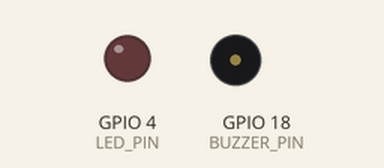
Bench run of a sketch on a simulated ESP32. Shown: output pins drawn as LEDs (lit = HIGH), buzzer (waves = sounding). WiFi joins after 1.5 s; servers stay silent unless stated; random numbers use the default seed unless the sketch sets one; no MQTT or app messages arrive unless stated; what the sketch prints to the serial monitor is not drawn.

Above: at 1.6 s.
At 109.9 s:
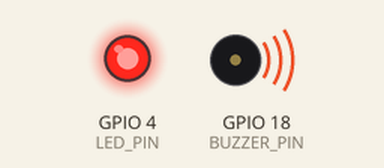
Timing chart, 0 to 115.4 s (numbered marks = the images above):
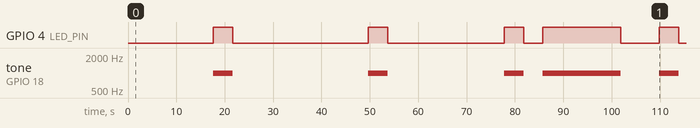

The sketch:

sketch.ino
```cpp
#include <WiFi.h>
#include <PubSubClient.h>
#include "DHTesp.h"

#define LDR_PIN      34
#define LED_PIN      4
#define BUZZER_PIN   18
#define DHT_PIN      15

// simula valores aleatórios

const bool RANDOM_MODE = true;

const char* ssid        = "Wokwi-GUEST";
const char* password    = "";
const char* mqtt_server = "broker.hivemq.com";

WiFiClient espClient;
PubSubClient client(espClient);
DHTesp dht;

// Controle de tempo de tela
unsigned long tempoInicio       = 0;
const unsigned long INTERVALO_DESCANSO = 10000;

void setup_wifi() {
  delay(10);
  Serial.println("Conectando ao WiFi...");
  WiFi.begin(ssid, password);
  while (WiFi.status() != WL_CONNECTED) {
    delay(500);
    Serial.print(".");
  }
  Serial.println("\nWiFi conectado!");
}

void reconnect() {
  while (!client.connected()) {
    Serial.print("Conectando ao MQTT...");
    if (client.connect("SmartFocusClient")) {
      Serial.println("Conectado ao broker MQTT!");
    } else {
      Serial.print("Falha, rc=");
      Serial.print(client.state());
      delay(2000);
    }
  }
}

void setup() {
  Serial.begin(115200);
  pinMode(LDR_PIN, INPUT);
  pinMode(LED_PIN, OUTPUT);
  pinMode(BUZZER_PIN, OUTPUT);
  dht.setup(DHT_PIN, DHTesp::DHT22);

  setup_wifi();
  client.setServer(mqtt_server, 1883);

  randomSeed(analogRead(0));
  tempoInicio = millis();
}

void loop() {
  if (!client.connected()) reconnect();
  client.loop();

  float luz, temp, umid;

  if (RANDOM_MODE) {
    // Valores simulados para facilitar a demonstração
    luz  = random(200, 1200);   // 200–1200 (escuro → claro)
    temp = random(22, 32);      // 22–32 °C
    umid = random(30, 70);      // 30–70 %
  } else {

    luz = analogRead(LDR_PIN);
    TempAndHumidity data = dht.getTempAndHumidity();
    temp = data.temperature;
    umid = data.humidity;
  }

  int nivelEstresse = 0;

  // Temperatura alta aumenta estresse
  if (temp > 27 && temp <= 30) {
    nivelEstresse += 40;
  } else if (temp > 30) {
    nivelEstresse += 60;
  }

  // Pouca luz também aumenta estresse
  if (luz < 500) {
    nivelEstresse += 30;
  }

  // Umidade muito baixa ou muito alta pode incomodar
  if (umid < 35 || umid > 65) {
    nivelEstresse += 20;
  }

  // Tempo de tela
  unsigned long tempoAtual   = millis();
  unsigned long tempoTelaMs  = tempoAtual - tempoInicio;
  unsigned long tempoTelaMin = tempoTelaMs / 10000;
  if (tempoTelaMs > INTERVALO_DESCANSO) {
    nivelEstresse += 30;
  }

  // valor fique entre 0 e 100
  if (nivelEstresse > 100) nivelEstresse = 100;
  if (nivelEstresse < 0)   nivelEstresse = 0;

  //  nível de estresse
  String classificacao;
  if (nivelEstresse < 35) {
    classificacao = "Baixo";
  } else if (nivelEstresse < 70) {
    classificacao = "Moderado";
  } else {
    classificacao = "Alto";
  }

  // ALERTA (LED + BUZZER)
  String statusMsg;

  if (nivelEstresse >= 70) {
    digitalWrite(LED_PIN, HIGH);
    tone(BUZZER_PIN, 1000);
    statusMsg = "Estresse alto - sugerir pausa";
  } else {
    digitalWrite(LED_PIN, LOW);
    noTone(BUZZER_PIN);
    statusMsg = "Ambiente confortavel / estresse controlado";
  }

  // --------- LEMBRETE EXPLÍCITO DE TEMPO DE TELA ---------
  if (tempoTelaMs > INTERVALO_DESCANSO) {
    Serial.println("Tempo de tela excedido! Faça uma pausa para descansar os olhos e o corpo.");
    // Reinicia contagem de tempo de tela
    tempoInicio = millis();
  }

  // --------- PAYLOAD MQTT ---------
  String payload = "{";
  payload += "\"temperatura\": " + String(temp, 1) + ",";
  payload += "\"umidade\": " + String(umid, 1) + ",";
  payload += "\"luz\": " + String(luz, 0) + ",";
  payload += "\"nivelEstresse\": " + String(nivelEstresse) + ",";
  payload += "\"classificacaoEstresse\": \"" + classificacao + "\",";
  payload += "\"status\": \"" + statusMsg + "\"";
  payload += "}";

  client.publish("smartfocus/status", payload.c_str());
  Serial.println(payload);

  delay(4000);
}
```

Measured:
- by itself, GPIO 4 (LED_PIN): LOW → HIGH at 17.6 s, → LOW 4.0 s later, → HIGH 28.1 s later, → LOW 4.0 s later, … (10 changes in this stretch)
- by itself, tone on GPIO 18 (BUZZER_PIN): plays 1000 Hz for 4.0 s, 1000 Hz for 4.0 s, 1000 Hz for 4.0 s, 1000 Hz for 16.0 s, 1000 Hz for 4.0 s
